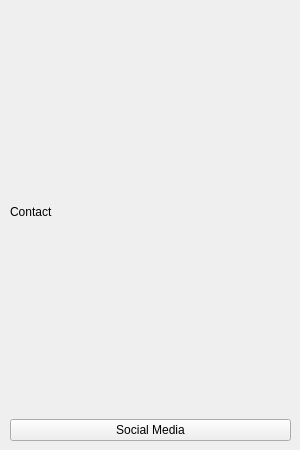
<?xml version="1.0" encoding="UTF-8"?>
<ui version="4.0">
 <class>Form</class>
 <widget class="QWidget" name="Form">
  <property name="geometry">
   <rect>
    <x>0</x>
    <y>0</y>
    <width>300</width>
    <height>450</height>
   </rect>
  </property>
  <property name="windowTitle">
   <string>Form</string>
  </property>
  <widget class="QWidget" name="gridLayoutWidget">
   <property name="geometry">
    <rect>
     <x>10</x>
     <y>10</y>
     <width>281</width>
     <height>431</height>
    </rect>
   </property>
   <layout class="QGridLayout" name="gridLayout">
    <item row="0" column="0">
     <widget class="QLabel" name="label">
      <property name="text">
       <string>Contact</string>
      </property>
     </widget>
    </item>
    <item row="1" column="0">
     <widget class="QPushButton" name="btnChangePage">
      <property name="text">
       <string>Social Media</string>
      </property>
     </widget>
    </item>
   </layout>
  </widget>
 </widget>
 <resources/>
 <connections/>
</ui>
